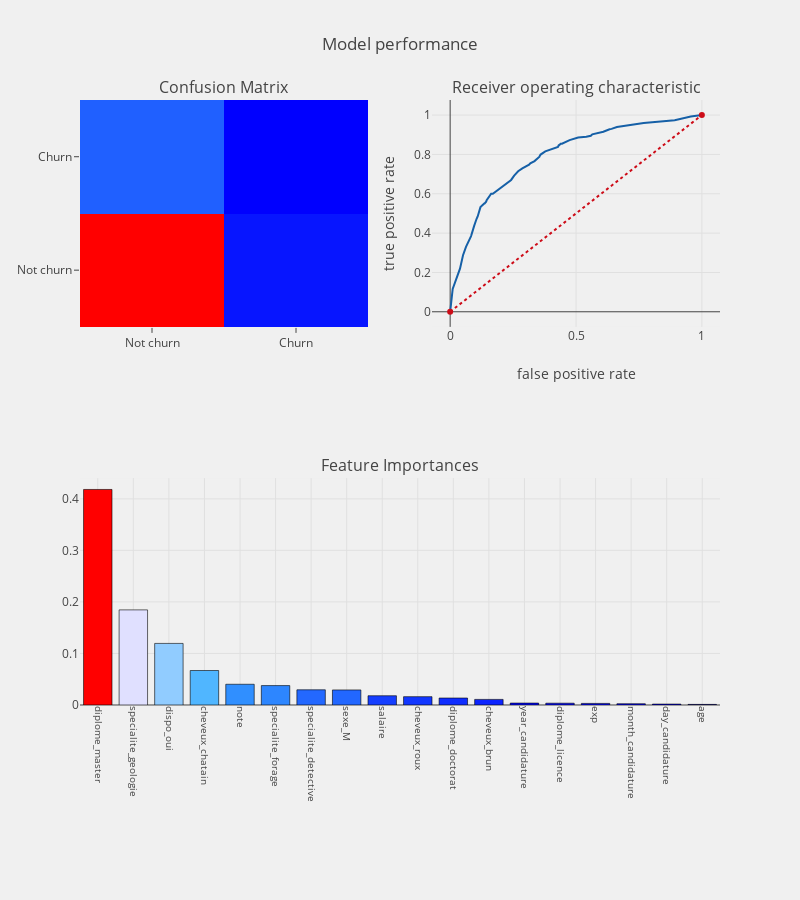

Notebook code for this chart:
### Markdown cell above
<a id='6.3.3 Evaluation'></a>
#### 6.3.3 Evaluation

### Code cell
cols= col_num + col_cat

evaluation (decision_tree, cols, "features", X_decisiontree,smotetomek_Y.values.ravel())

### Figure 1 — Plotly figure (JSON) as saved in the notebook; plotly's stock layout.template omitted (floating-point values rounded to 4 significant figures)
{"data": [{"colorscale": "Picnic", "name": "matrix", "showscale": false, "type": "heatmap", "uid": "16dea2d9-1c4d-4a0c-b4ee-fe64e71c7376", "x": ["Not churn", "Churn"], "xaxis": "x", "y": ["Not churn", "Churn"], "yaxis": "y", "z": [[3864, 205], [388, 155]]}, {"line": {"color": "rgb(22, 96, 167)", "width": 2}, "name": "Roc : 0.617535134039", "type": "scatter", "uid": "1e585e3d-87a0-426b-b473-16bc69419144", "x": [0, 0.001229, 0.001475, 0.00172, 0.001966, 0.003441, 0.003686, 0.005652, 0.006144, 0.006144, 0.009585, 0.01008, 0.03908, 0.05038, 0.05112, 0.06291, 0.07152, 0.07938, 0.08061, 0.08307, 0.09536, 0.1017, 0.103, 0.1047, 0.1094, 0.1158, 0.1204, 0.1354, 0.1369, 0.143, 0.145, 0.1629, 0.1696, 0.2423, 0.2507, 0.2544, 0.2701, 0.2706, 0.2868, 0.3136, 0.3185, 0.3352, 0.3468, 0.3475, 0.3549, 0.3564, 0.3593, 0.378, 0.4082, 0.422, 0.4284, 0.4313, 0.4333, 0.4389, 0.4443, 0.4746, 0.5045, 0.5085, 0.5409, 0.5471, 0.5589, 0.5648, 0.6087, 0.6333, 0.6412, 0.6626, 0.6975, 0.7306, 0.741, 0.7454, 0.769, 0.8921, 0.899, 0.911, 0.9209, 0.956, 1], "xaxis": "x2", "y": [0, 0.01105, 0.01289, 0.03683, 0.04236, 0.05157, 0.05709, 0.0663, 0.0663, 0.06998, 0.09761, 0.116, 0.2192, 0.2855, 0.2873, 0.3297, 0.3536, 0.3831, 0.3831, 0.3849, 0.4365, 0.4659, 0.4659, 0.4715, 0.4843, 0.5193, 0.5322, 0.5506, 0.5506, 0.5599, 0.5672, 0.6004, 0.6004, 0.6703, 0.6869, 0.6924, 0.7145, 0.7145, 0.7293, 0.7477, 0.7551, 0.7661, 0.7772, 0.7772, 0.7882, 0.7937, 0.7993, 0.8158, 0.8287, 0.8361, 0.8379, 0.8471, 0.8471, 0.8545, 0.8545, 0.8729, 0.8858, 0.8858, 0.8895, 0.8913, 0.895, 0.9024, 0.9153, 0.9282, 0.93, 0.9392, 0.9466, 0.9521, 0.954, 0.954, 0.9595, 0.9742, 0.9761, 0.9816, 0.9834, 0.9926, 1], "yaxis": "y2"}, {"line": {"color": "rgb(205, 12, 24)", "dash": "dot", "width": 2}, "type": "scatter", "uid": "8407bc3c-05d0-4eea-9539-0e033c2e9bae", "x": [0, 1], "xaxis": "x2", "y": [0, 1], "yaxis": "y2"}, {"marker": {"color": [0.4181, 0.1845, 0.1195, 0.06692, 0.04025, 0.03767, 0.02952, 0.02923, 0.01795, 0.01617, 0.01354, 0.01085, 0.003735, 0.003546, 0.003109, 0.002438, 0.001776, 0.001173], "colorscale": "Picnic", "line": {"color": "black", "width": 0.6}}, "name": "coefficients", "type": "bar", "uid": "fccdef32-31c1-4d5e-8e13-db54379c0c06", "x": ["diplome_master", "specialite_geologie", "dispo_oui", "cheveux_chatain", "note", "specialite_forage", "specialite_detective", "sexe_M", "salaire", "cheveux_roux", "diplome_doctorat", "cheveux_brun", "year_candidature", "diplome_licence", "exp", "month_candidature", "day_candidature", "age"], "xaxis": "x3", "y": [0.4181, 0.1845, 0.1195, 0.06692, 0.04025, 0.03767, 0.02952, 0.02923, 0.01795, 0.01617, 0.01354, 0.01085, 0.003735, 0.003546, 0.003109, 0.002438, 0.001776, 0.001173], "yaxis": "y3"}], "layout": {"annotations": [{"font": {"size": 16}, "showarrow": false, "text": "Confusion Matrix", "x": 0.225, "xanchor": "center", "xref": "paper", "y": 1, "yanchor": "bottom", "yref": "paper"}, {"font": {"size": 16}, "showarrow": false, "text": "Receiver operating characteristic", "x": 0.775, "xanchor": "center", "xref": "paper", "y": 1, "yanchor": "bottom", "yref": "paper"}, {"font": {"size": 16}, "showarrow": false, "text": "Feature Importances", "x": 0.5, "xanchor": "center", "xref": "paper", "y": 0.375, "yanchor": "bottom", "yref": "paper"}], "autosize": false, "height": 900, "margin": {"b": 195}, "paper_bgcolor": "rgba(240,240,240, 0.95)", "plot_bgcolor": "rgba(240,240,240, 0.95)", "showlegend": false, "title": "Model performance", "width": 800, "xaxis": {"anchor": "y", "domain": [0, 0.45]}, "xaxis2": {"anchor": "y2", "domain": [0.55, 1], "title": "false positive rate"}, "xaxis3": {"anchor": "y3", "domain": [0, 1], "showgrid": true, "tickangle": 90, "tickfont": {"size": 10}}, "yaxis": {"anchor": "x", "domain": [0.625, 1]}, "yaxis2": {"anchor": "x2", "domain": [0.625, 1], "title": "true positive rate"}, "yaxis3": {"anchor": "x3", "domain": [0, 0.375]}}}
